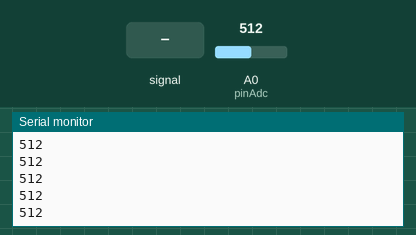
Bench run of a sketch on a simulated Arduino Uno, built with avr-gcc and run on an emulated ATmega328P. On the bench: the last lines printed to the serial monitor. The inputs (shaded band) are chosen by the test bench; at power-on: A0 (pinAdc) = 512.

Above: at 1.2 s.
1.3 s: A0 (pinAdc) fed a 200 Hz sine of ±81 counts around its level
At 1.9 s:
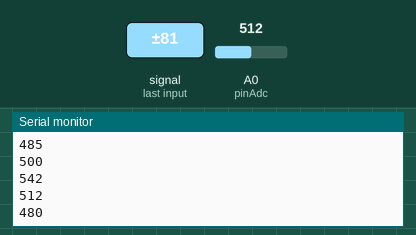
2.8 s: A0 (pinAdc) set to 716
At 3.9 s:
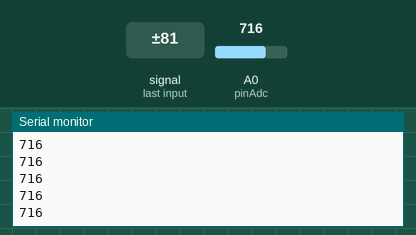
4.3 s: A0 (pinAdc) set to 900
At 5.1 s:
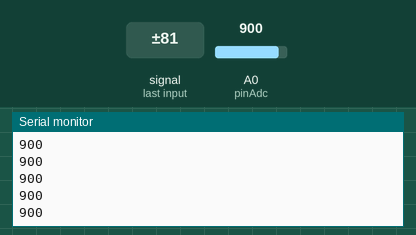
Timing chart, 0 to 7.3 s (numbered marks = the images above; inputs shaded):
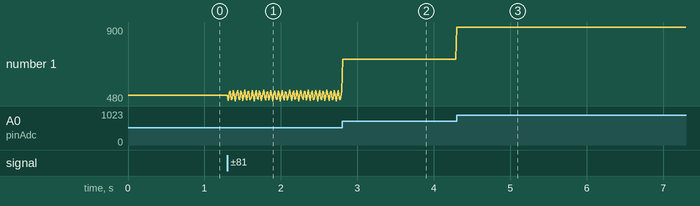

The sketch:

capteur_bruit.ino
```cpp
// test code for Grove - Sound Sensor
// loovee @ 2016-8-30

const int pinAdc = A0;

void setup()
{
    Serial.begin(115200);
    //Serial.println("Grove - Sound Sensor Test...");
}

void loop()
{
    long sum = 0;
    for(int i=0; i<32; i++)
    {
        sum += analogRead(pinAdc);
    }

    sum >>= 5;

    Serial.println(sum);
    delay(10);
}
```

bruit_sensor.cpp
```cpp
//#include "bruit_sensor.h"
//mettre en c++ : alt+x et c++-mode

// test code for Grove - Sound Sensor
// loovee @ 2016-8-30

const int pinAdc = A0;

void setup()
{
    Serial.begin(115200);
    //Serial.println("Grove - Sound Sensor Test...");
}

void loop()
{
    long sum = 0;
    for(int i=0; i<32; i++)
    {
        sum += analogRead(pinAdc);
    }

    sum >>= 5;

    Serial.println(sum);
    delay(10);
}
```

Measured:
- after the input at 1.3 s, the serial monitor: prints a new line at once (image 1)
- after the input at 2.8 s, the serial monitor: prints a new line at once (image 2)
- after the input at 4.3 s, the serial monitor: prints a new line at once (image 3)
- plotted number 1: 512 → 536 after the input at 1.3 s, 536 → 716 after the input at 2.8 s, 716 → 900 after the input at 4.3 s
